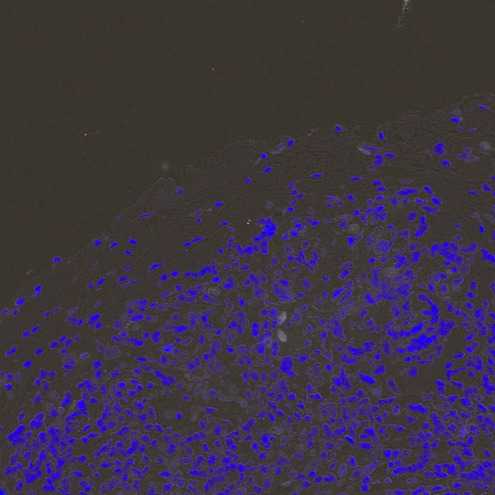
#> input picture tackling_cancer/models/test.jpg, 495 x 495 px
$ python -i cellextractor.py   (imports and definitions only)   (Python 2 division)   (older library calls are emulated)
#> lines starting #> are read from the running program, lines starting #| are printed output that depends on the picture
import numpy as np
import sys, re, os, cv2
import tempfile
import zipfile
import shutil
from PIL import Image, ImageDraw
from flask import Flask
#import matplotlib.pyplot as plt

# this was generated by first drawing a perfect circle in a 20px square image (see circle.jpg)
# then the contours of the perfect circle were found, printed and pasted here
perfect_circle = np.array([[[ 1,  1]], [[ 1,  4]], [[ 2,  5]], [[ 2,  6]], [[ 1,  7]], [[ 1, 12]], [[ 2, 13]], [[ 2, 14]], [[ 1, 15]], [[ 1, 18]], [[ 4, 18]], [[ 5, 17]], [[ 6, 17]], [[ 7, 18]], [[12, 18]], [[13, 17]], [[14, 17]], [[15, 18]], [[18, 18]], [[18, 15]], [[17, 14]], [[17, 13]], [[18, 12]], [[18,  7]], [[17,  6]], [[17,  5]], [[18,  4]], [[18,  1]], [[15,  1]], [[14,  2]], [[13,  2]], [[12,  1]], [[ 7,  1]], [[ 6,  2]], [[ 5,  2]], [[ 4,  1]]])

# some constants
circle_similarity_threshold = 0.9
max_size_threshold = 30
min_size_threshold = 10

# connecting to the temp folder
TEMP_FOLDER = 'temp'
# [1 line not run here, left out]
# [1 line that did not run here, left out]

# [80 lines left out: function main, not called in this run]
    # [20 lines of commented-out code are left out]

def getOptimalThreshold(src_gray):

    # [11 lines of commented-out code are left out]

    return getOptimalThreshold_maximiseCellCountNoOutliers(src_gray)

# returns a list of nonzero cells minus any outliers
def reject_outliers(cells):

    # calculate the standard deviation of the list
    d = abs(cells - np.mean(cells))
    mdev = np.std(cells)
    s = d/mdev if mdev else 0.

    thresholds = range(0,255)
    nonoutlier_cells = []
    nonoutlier_thresholds = []

    # get rid of outliers
    for i in range(0,len(cells)):

        if s[i] < 2.0:
            nonoutlier_cells.append(cells[i])
            nonoutlier_thresholds.append(thresholds[i])

    # cut off the first and last 10% of values from the list
    chop_factor = abs(len(nonoutlier_cells)/10)
    nonoutlier_cells = nonoutlier_cells[chop_factor:len(nonoutlier_cells)-chop_factor]
    nonoutlier_thresholds = nonoutlier_thresholds[chop_factor:len(nonoutlier_thresholds)-chop_factor]

    return nonoutlier_thresholds, nonoutlier_cells

# finds the optimal threshold by searching for the maximum cells found minus any outliers
def getOptimalThreshold_maximiseCellCountNoOutliers(src_gray):

    optimal_threshold = 0
    max_cells_found = 0

    allcells_found = []

    for threshold in range(0,255):

        # find contours
        ret, dst = cv2.threshold(src_gray, threshold, 255, 0)
        _, contours, hierarchy = cv2.findContours(dst, cv2.RETR_TREE, cv2.CHAIN_APPROX_SIMPLE)

        # count contours
        cells_found = 0;
        for i in range(0,len(contours)):

            if cv2.matchShapes(contours[i], perfect_circle, 1, 0) <= circle_similarity_threshold:

                x,y,w,h = cv2.boundingRect(contours[i])

                if w <= max_size_threshold and h <= max_size_threshold and w >= min_size_threshold and h >= min_size_threshold:

                    cells_found += 1

        allcells_found.append(cells_found)

        #print "Number of cells found: ", threshold, cells_found

    thresholds, allcells_found = reject_outliers(allcells_found)

    max_cells_found = 0

    for i in range(len(allcells_found)):

        if allcells_found[i] >= max_cells_found:
            max_cells_found = allcells_found[i]
            optimal_threshold = thresholds[i]

    # [4 lines of commented-out code are left out]

    return optimal_threshold

# finds the optimal threshold by searching for the maximum cells found
# [39 lines left out: functions getOptimalThreshold_maximiseCellCount, zipdir, not called in this run]

# [2 lines not run here, left out]

>>> import cv2
>>> picture = cv2.imread('test.jpg', cv2.IMREAD_GRAYSCALE)
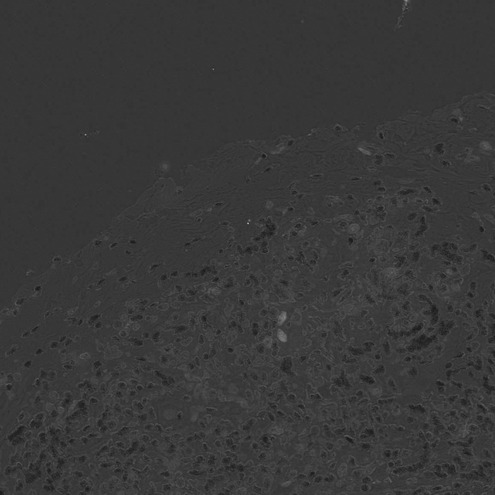
#> picture: shape (495, 495); min 24, max 162, mean 56.6
>>> result = getOptimalThreshold(picture)
#> after the loop in getOptimalThreshold_maximiseCellCountNoOutliers, `for threshold in range(0,255):`: dst: shape (495, 495); every value is 0
#> after the loop in getOptimalThreshold_maximiseCellCountNoOutliers, `for threshold in range(0,255):`: allcells_found = 255 values, max 206 at index 56, min 0 at index 0, mean 7.14
#> in reject_outliers, `d = abs(cells - np.mean(cells))`: d = 255 values, max 198.9 at index 56, min 0.141 at index 43, mean 12.37
#> in reject_outliers, `mdev = np.std(cells)`: mdev = 28.78
#> in reject_outliers, `s = d/mdev if mdev else 0.`: s = 255 values, max 6.91 at index 56, min 0.00491 at index 43, mean 0.43
#> after the loop in reject_outliers, `for i in range(0,len(cells)):`: nonoutlier_cells = 247 values, max 62 at index 50, min 0 at index 0, mean 2.46; nonoutlier_thresholds = 247 values from 0 to 254
#> in reject_outliers, `chop_factor = abs(len(nonoutlier_cells)/10)`: chop_factor = 24
#> in reject_outliers, `nonoutlier_cells = nonoutlier_cells[chop_factor:len(nonoutlier_cells)-..`: nonoutlier_cells = 199 values, max 62 at index 26, min 0 at index 0, mean 3.05
#> in reject_outliers, `nonoutlier_thresholds = nonoutlier_thresholds[chop_factor:len(nonoutli..`: nonoutlier_thresholds = 199 values from 24 to 230
#> in getOptimalThreshold_maximiseCellCountNoOutliers, `thresholds, allcells_found = reject_outliers(allcells_found)`: allcells_found has the same summary as nonoutlier_cells in reject_outliers
#> the loop in getOptimalThreshold_maximiseCellCountNoOutliers, `for i in range(len(allcells_found)): ` made 199 passes
#> max_cells_found on passes 1 to 12: 0, 0, 0, 0, 0, 0, 0, 0, 0, 0, 0, 0
#> after the loop in getOptimalThreshold_maximiseCellCountNoOutliers, `for i in range(len(allcells_found)):`: max_cells_found = 62; optimal_threshold = 50
#> result = 50
